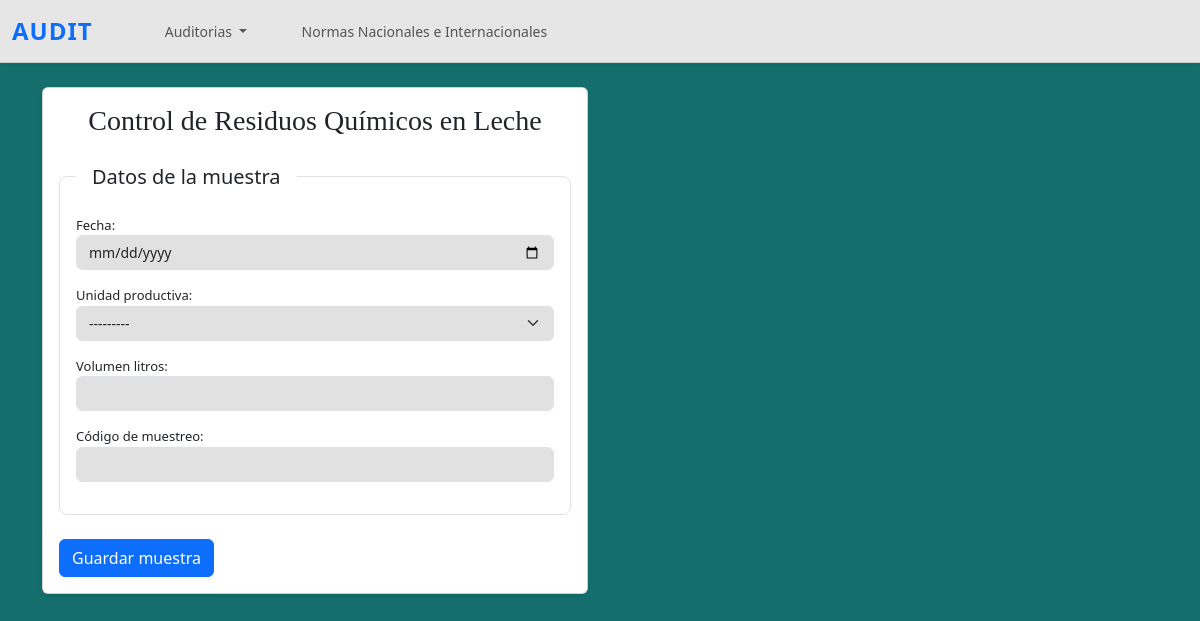
Page /registro/3/ on the earlier database version.
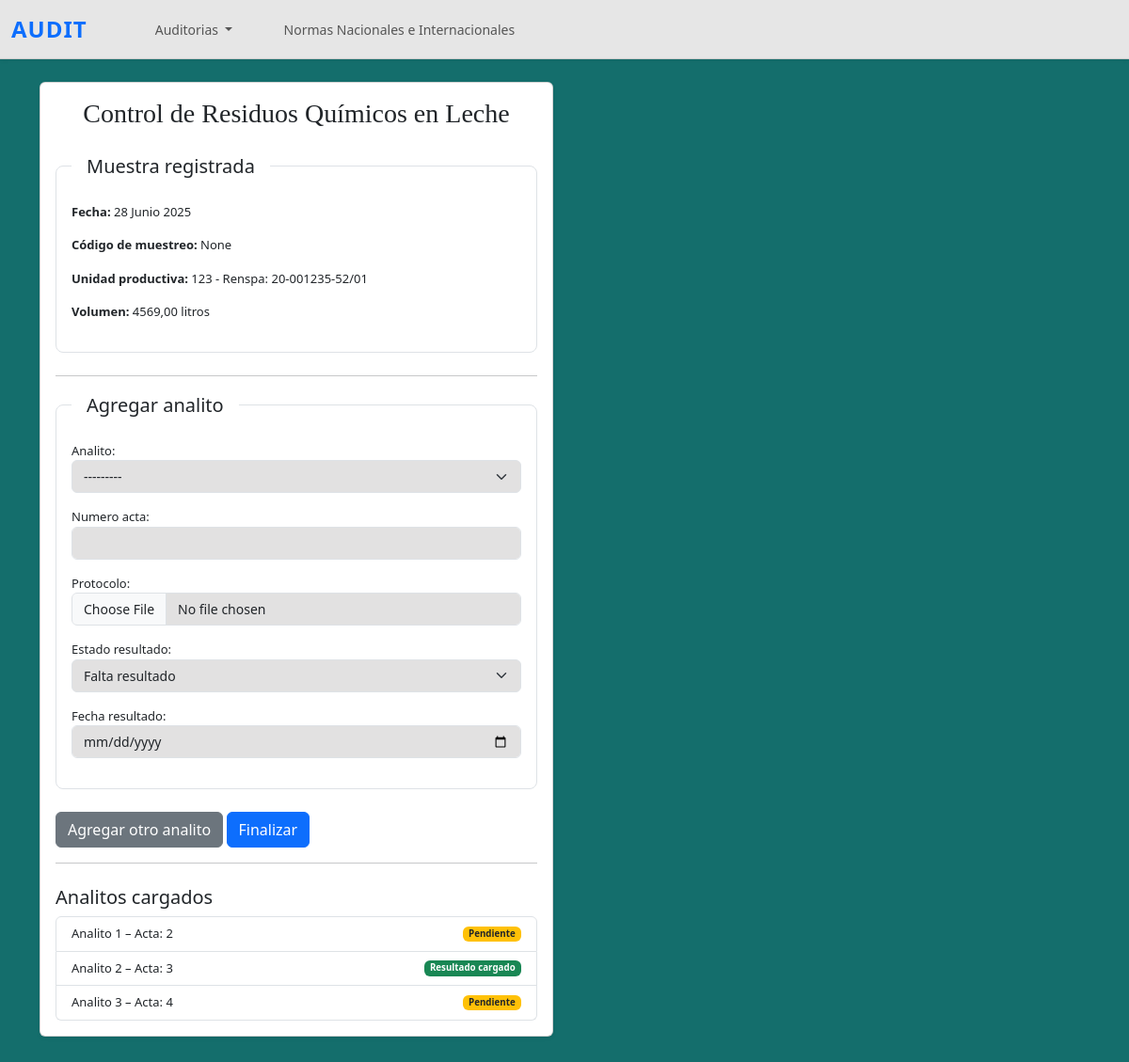
Same page on the later database version.
### questions/models.py (models this page shows, shortened)
class MuestraLeche(models.Model):
    codigo_muestra = models.CharField(max_length=20, verbose_name='Código de muestreo', blank=True, null=True)
    fecha = models.DateField()
    unidad_productiva = models.ForeignKey(UnidadProductiva, on_delete=models.CASCADE)
    volumen_litros = models.DecimalField(max_digits=6, decimal_places=2)

class UnidadProductiva(models.Model):
    codigo = models.CharField(max_length=10)
    razon_social = models.CharField(max_length=100)
    renspa = models.CharField(max_length=100, blank=True, null=True)
    telefono = models.CharField(max_length=15, blank=True, null=True)
    email = models.EmailField(blank=True, null=True)
    ubicacion = models.CharField(max_length=100, blank=True, null=True)
    def __str__(self):
        return f"{self.codigo} - Renspa: {self.renspa}"

class InvestigacionAnalitica(models.Model):
    ESTADO_RESULTADO_CHOICES = [
        ('aceptable', 'Aceptable'),
        ('no_aceptable', 'No aceptable'),
        ('falta', 'Falta resultado'),
    ]
    muestra = models.ForeignKey(MuestraLeche, on_delete=models.CASCADE, related_name='investigaciones')
    analito = models.ForeignKey(Analito, on_delete=models.CASCADE)
    numero_acta = models.CharField(max_length=50)
    protocolo = models.FileField(upload_to='protocolos/', blank=True, null=True)
    estado_resultado = models.CharField(
        max_length=20,
        choices=ESTADO_RESULTADO_CHOICES,
        default='falta'
    )
    fecha_resultado = models.DateField(null=True, blank=True)

class Analito(models.Model):
    nombre = models.CharField(max_length=100)
    def __str__(self):
        return self.nombre

### questions/views.py (the view)
# urls.py: path('registro/', registro_muestra, name='registro_muestra'),
def registro_muestra(request, muestra_id=None):
    muestra = MuestraLeche.objects.filter(id=muestra_id).first()
    analitos = muestra.investigaciones.all() if muestra else None
    if not muestra:
        if request.method == 'POST':
            form = MuestraLecheForm(request.POST)
            if form.is_valid():
                nueva = form.save()
                return redirect('registro_muestra', muestra_id=nueva.id)
        else:
            form = MuestraLecheForm()
        return render(request, 'residuos_leche/registro_muestra.html', {
            'muestra_form': form,
            'muestra': None
        })
    else:
        if request.method == 'POST':
            form = InvestigacionAnaliticaForm(request.POST, request.FILES)
            if form.is_valid():
                analito = form.save(commit=False)
                analito.muestra = muestra
                analito.save()
                if 'add_another' in request.POST:
                    return redirect('registro_muestra', muestra_id=muestra.id)
                return redirect('detalle_muestra', pk=muestra.id)
        else:
            form = InvestigacionAnaliticaForm()
        return render(request, 'residuos_leche/registro_muestra.html', {
            'muestra': muestra,
            'muestra_form': None,
            'analito_form': form,
            'analitos': analitos
        })

### questions/forms.py
class InvestigacionAnaliticaForm(forms.ModelForm):
    class Meta:
        model = InvestigacionAnalitica
        fields = ['analito', 'numero_acta', 'protocolo', 'estado_resultado', 'fecha_resultado']
        widgets = {
            'analito': forms.Select(attrs={'class': 'form-select'}),
            'numero_acta': forms.TextInput(attrs={'class': 'form-control'}),
            'protocolo': forms.ClearableFileInput(attrs={'class': 'form-control'}),
            'estado_resultado': forms.Select(attrs={'class': 'form-select'}),
            'fecha_resultado': forms.DateInput(attrs={'class': 'form-control', 'type': 'date'}),
        }

### questions/templates/residuos_leche/registro_muestra.html (shortened to what this page needs)
{% extends 'questions/base.html' %}
{% block content %}
<div style="background-color: #146e6c; min-height: 100vh">
  <div class="container py-4">
    <div class="row">
      <div class="col-md-6 mb-4">
        <div class="card shadow-sm">
          <div class="card-body">
            <div>
              <h3 class="card-title text-center mb-4" style="font-family: 'Times New Roman', Times, serif;">
                Control de Residuos Químicos en Leche
              </h3>
            </div>
  {% if not muestra %}
  <form method="post">
    <fieldset class="border rounded-3 p-3 mb-4">
      <legend class="float-none w-auto px-3 fs-5">Datos de la muestra</legend>
      {{ muestra_form.as_p }}
    </fieldset>
    <button type="submit" class="btn btn-primary">Guardar muestra</button>
  </form>
  {% else %}
  <fieldset class="border rounded-3 p-3 mb-4">
    <legend class="float-none w-auto px-3 fs-5">Muestra registrada</legend>
    <p><strong>Fecha:</strong> {{ muestra.fecha }}</p>
    <p><strong>Código de muestreo:</strong> {{ muestra.codigo_muestra }}</p>
    <p><strong>Unidad productiva:</strong> {{ muestra.unidad_productiva }}</p>
    <p><strong>Volumen:</strong> {{ muestra.volumen_litros }} litros</p>
  </fieldset>
  <hr>
  <form method="post" enctype="multipart/form-data">
    <fieldset class="border rounded-3 p-3 mb-4">
      <legend class="float-none w-auto px-3 fs-5">Agregar analito</legend>
      {{ analito_form.as_p }}
    </fieldset>
    <button type="submit" name="add_another" class="btn btn-secondary">Agregar otro analito</button>
    <button type="submit" class="btn btn-primary">Finalizar</button>
  </form>
  {% if analitos %}
  <hr>
  <h5 class="mt-4">Analitos cargados</h5>
  <ul class="list-group">
    {% for a in analitos %}
      <li class="list-group-item d-flex justify-content-between align-items-center">
        {{ a.analito.nombre }} – Acta: {{ a.numero_acta }}
        {% if a.fecha_resultado %}<span class="badge bg-success">Resultado cargado</span>{% else %}<span class="badge bg-warning text-dark">Pendiente</span>{% endif %}
      </li>
    {% endfor %}
  </ul>
  {% endif %}
  {% endif %}
</div>
</div>
</div>
{% endblock %}

Differences in the rows shown:
added MuestraLeche: fecha "28 Junio 2025", codigo_muestra "None", unidad_productiva "123 - Renspa: 20-001235-52/01", volumen_litros "4569,00"
added InvestigacionAnalitica: analito.nombre "Analito 1", numero_acta "2", shows "Pendiente"
added InvestigacionAnalitica: analito.nombre "Analito 2", numero_acta "3", fecha_resultado "Resultado cargado"
added InvestigacionAnalitica: analito.nombre "Analito 3", numero_acta "4", shows "Pendiente"
Other differences:
form field analito: (not shown) → "---------"
form field estado_resultado: (not shown) → "Falta resultado"
form field unidad_productiva: "---------" → (not shown)
text no longer shown: "Datos de la muestra Fecha: Unidad productiva: Volumen litros: Código de muestreo: Guardar muestra"
text now shown: "Muestra registrada Fecha: Código de muestreo: Unidad productiva: Volumen: litros Agregar analito Analito: Numero acta: Protocolo: Estado resultado: Fecha resultado: Agregar otro analito Finalizar Analitos cargados"
